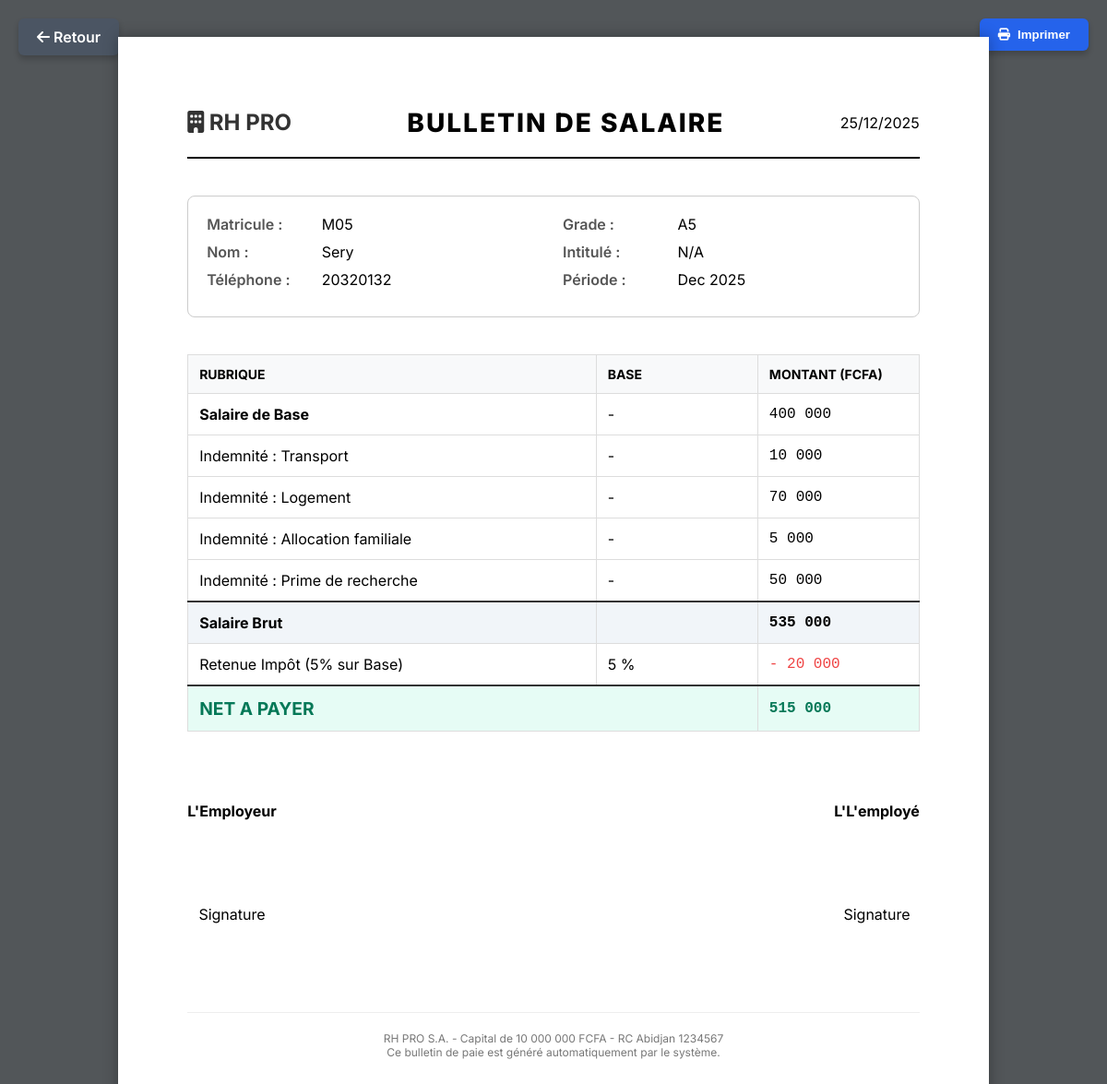
Screenshot of /bulletin.php?matricule=M05 with the database file from the repository.
### tables this page shows
CREATE TABLE IF NOT EXISTS `employe` (
  `matricule` varchar(10) NOT NULL,
  `nom` varchar(50) NOT NULL,
  `tel` varchar(15) DEFAULT NULL,
  `codeGr` varchar(5) DEFAULT NULL,
  PRIMARY KEY (`matricule`),
  KEY `fk_emp_grade` (`codeGr`)
);

CREATE TABLE IF NOT EXISTS `grade` (
  `codeGr` varchar(5) NOT NULL,
  `salaireBase` decimal(10,2) NOT NULL,
  `intitule` varchar(100) DEFAULT NULL,
  PRIMARY KEY (`codeGr`)
);

CREATE TABLE IF NOT EXISTS `adroit` (
  `codeGr` varchar(5) NOT NULL,
  `codeInd` varchar(5) NOT NULL,
  `montant` decimal(10,2) NOT NULL,
  PRIMARY KEY (`codeGr`,`codeInd`),
  KEY `fk_adroit_ind` (`codeInd`)
);

CREATE TABLE IF NOT EXISTS `indemnite` (
  `codeInd` varchar(5) NOT NULL,
  `libelle` varchar(50) NOT NULL,
  PRIMARY KEY (`codeInd`)
);

### bulletin.php (the view, shortened to what this page needs)
<?php
require_once 'fonctions.php';
$matricule = $_GET['matricule'];
try {
    $stmt = $pdo->prepare("
        SELECT *
        FROM Employe e
        JOIN Grade g ON e.codeGr = g.codeGr
        WHERE e.matricule = ?
    ");
    $stmt->execute([$matricule]);
    $data = $stmt->fetch(PDO::FETCH_ASSOC);
    $stmt2 = $pdo->prepare("
        SELECT i.libelle, a.montant
        FROM ADroit a
        JOIN Indemnite i ON a.codeInd = i.codeInd
        WHERE a.codeGr = ?
    ");
    $stmt2->execute([$data['codeGr']]);
    $indemnites = $stmt2->fetchAll(PDO::FETCH_ASSOC);
} catch (PDOException $e) {
    die("Erreur SQL : " . $e->getMessage());
}
$salaireBase = $data['salaireBase'];
$totalIndemnites = 0;
foreach ($indemnites as $ind) {
    $totalIndemnites += $ind['montant'];
}
$salaireBrut = $salaireBase + $totalIndemnites;
$impot = $salaireBase * 0.05;
$salaireNet = $salaireBrut - $impot;
$tel = isset($data['tel']) ? $data['tel'] : (isset($data['telephone']) ? $data['telephone'] : 'Non renseigné');
?>
<!DOCTYPE html>
<html lang="fr">
<head>
    <link rel="stylesheet" href="https://cdnjs.cloudflare.com/ajax/libs/font-awesome/6.4.0/css/all.min.css">
</head>
<body>
<a href="index.php" class="back-btn"><i class="fa-solid fa-arrow-left"></i> Retour</a>
<button class="print-btn" onclick="window.print()"><i class="fa-solid fa-print"></i> Imprimer</button>
<div class="page">
    <div class="header">
        <div class="company-logo"><i class="fa-solid fa-building"></i> RH PRO</div>
        <div class="doc-title">Bulletin de Salaire</div>
        <div><?php echo date('d/m/Y'); ?></div>
    </div>
    <div class="info-grid">
        <div class="info-col">
            <div class="info-item"><span class="info-label">Matricule :</span> <?php echo htmlspecialchars($data['matricule']); ?></div>
            <div class="info-item"><span class="info-label">Nom :</span> <?php echo htmlspecialchars($data['nom']); ?></div>
            <div class="info-item"><span class="info-label">Téléphone :</span> <?php echo htmlspecialchars($tel); ?></div>
        </div>
        <div class="info-col">
            <div class="info-item"><span class="info-label">Grade :</span> <?php echo htmlspecialchars($data['codeGr']); ?></div>
            <div class="info-item"><span class="info-label">Intitulé :</span> <?php echo htmlspecialchars($data['intitule'] ?? 'N/A'); ?></div>
            <div class="info-item"><span class="info-label">Période :</span> <?php echo date('M Y'); ?></div>
        </div>
    </div>
    <table class="table-section">
        <thead>
            <tr>
                <th>Rubrique</th>
                <th style="width: 150px;">Base</th>
                <th style="width: 150px;">Montant (FCFA)</th>
            </tr>
        </thead>
        <tbody>
            <tr>
                <td><strong>Salaire de Base</strong></td>
                <td>-</td>
                <td class="amount-col"><?php echo number_format($salaireBase, 0, ',', ' '); ?></td>
            </tr>
            <?php foreach ($indemnites as $ind): ?>
            <tr>
                <td>Indemnité : <?php echo htmlspecialchars($ind['libelle']); ?></td>
                <td>-</td>
                <td class="amount-col"><?php echo number_format($ind['montant'], 0, ',', ' '); ?></td>
            </tr>
            <?php endforeach; ?>
            <tr class="total-row" style="background-color: #f1f5f9;">
                <td><strong>Salaire Brut</strong></td>
                <td></td>
                <td class="amount-col"><?php echo number_format($salaireBrut, 0, ',', ' '); ?></td>
            </tr>
            <tr>
                <td>Retenue Impôt (5% sur Base)</td>
                <td>5 %</td>
                <td class="amount-col" style="color: #ef4444;">- <?php echo number_format($impot, 0, ',', ' '); ?></td>
            </tr>
            <tr class="total-row net-pay">
                <td colspan="2">NET A PAYER</td>
                <td class="amount-col"><?php echo number_format($salaireNet, 0, ',', ' '); ?></td>
            </tr>
        </tbody>
    </table>
    <div style="margin-top: 60px; display: flex; justify-content: space-between;">
        <div style="text-align: center;">
            <p><strong>L'Employeur</strong></p>
            <br><br><br>
            <p>Signature</p>
        </div>
        <div style="text-align: center;">
            <p><strong>L'L'employé</strong></p>
            <br><br><br>
            <p>Signature</p>
        </div>
    </div>
    <div class="footer">
        RH PRO S.A. - Capital de 10 000 000 FCFA - RC Abidjan 1234567<br>
        Ce bulletin de paie est généré automatiquement par le système.
    </div>
</div>
</body>
</html>

### bulletin.php (style rules this page uses)
body { font-family: 'Inter', sans-serif; background: #525659; margin: 0; padding: 40px; display: flex; justify-content: center; }
.page { background: white; width: 210mm; min-height: 297mm; padding: 20mm; box-shadow: 0 0 15px rgba(0,0,0,0.3); position: relative; }
.header { text-align: center; border-bottom: 2px solid #000; padding-bottom: 20px; margin-bottom: 40px; display: flex; justify-content: space-between; align-items: center; }
.company-logo { font-size: 24px; font-weight: bold; color: #333; }
.doc-title { font-size: 28px; text-transform: uppercase; font-weight: 800; letter-spacing: 2px; }
.info-grid { display: grid; grid-template-columns: 1fr 1fr; gap: 20px; margin-bottom: 40px; border: 1px solid #ccc; padding: 20px; border-radius: 8px; }
.info-item { margin-bottom: 10px; }
.info-label { font-weight: 600; color: #555; width: 120px; display: inline-block; }
.table-section { width: 100%; margin-bottom: 40px; border-collapse: collapse; }
.table-section th, .table-section td { border: 1px solid #ddd; padding: 12px; text-align: left; }
.table-section th { background-color: #f8f9fa; font-weight: 700; text-transform: uppercase; font-size: 14px; }
.amount-col { text-align: right; font-family: monospace; font-size: 16px; }
.total-row td { font-weight: bold; border-top: 2px solid #333; }
.net-pay { background-color: #e6fcf5; color: #047857; font-size: 1.2em; }
.footer { margin-top: 80px; text-align: center; font-size: 12px; color: #777; border-top: 1px solid #eee; padding-top: 20px; }
.print-btn { position: fixed; top: 20px; right: 20px; background: #2563eb; color: white; border: none; padding: 10px 20px; border-radius: 6px; cursor: pointer; box-shadow: 0 4px 6px rgba(0,0,0,0.2); font-weight: 600; display: flex; align-items: center; gap: 8px; }
.back-btn { position: fixed; top: 20px; left: 20px; background: #4b5563; color: white; border: none; padding: 10px 20px; border-radius: 6px; cursor: pointer; text-decoration: none; font-weight: 600; box-shadow: 0 4px 6px rgba(0,0,0,0.2); }

### rows the page displays
employe: matricule "M05", nom "Sery", tel "20320132", codeGr.codeGr "A5", codeGr.intitule "N/A", codeGr.salaireBase "400 000", codeGr.salaireBase "535 000", codeGr.salaireBase "20 000", codeGr.salaireBase "515 000"
adroit: codeInd.libelle "Transport", montant "10 000"
adroit: codeInd.libelle "Logement", montant "70 000"
adroit: codeInd.libelle "Allocation familiale", montant "5 000"
adroit: codeInd.libelle "Prime de recherche", montant "50 000"
